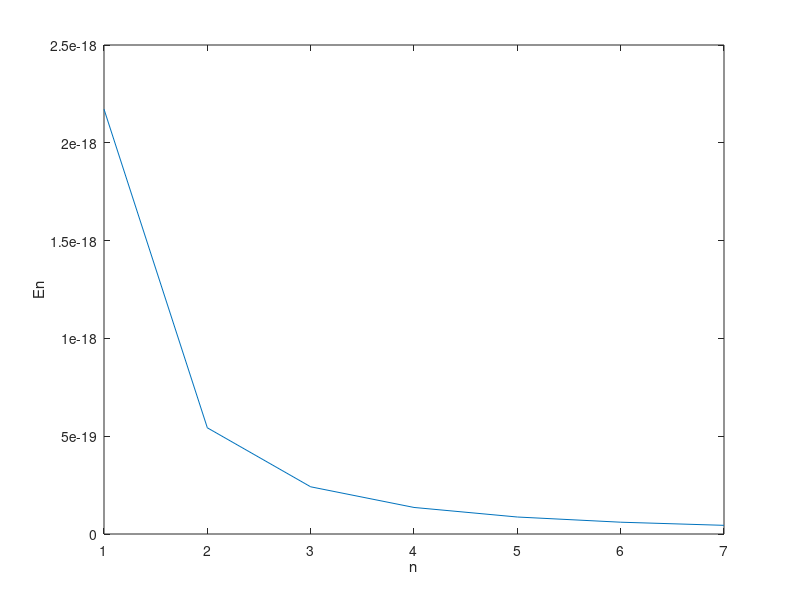

The MATLAB script that drew this image:
%lab lab s
z = 1;
k = 9*10^9;
e = 1.6*10^-19; %fundamental charge
me = 9.1*10^-31; %mass of electron
h = 6.626*10^-34; %planck constant
n = 1:7; %orbits
m1 = 1;
M1 = 1;
mu_hydrogen = m1*M1/(m1+M1);
m2 = 1;
M2 = 2;
mu_deuterium = m2*M2/(m2+M2);
Diff1 = (mu_hydrogen-1)/1*1;
Diff2 = (mu_deuterium-1)/1*1;
%wavelength of stationary electron mass

E = (4*pi^2*me*k^2*e^4*z^2)./(2*h^2*n.^2);
plot(n,E,'*'),xlabel 'n', ylabel 'E'
axis([0 8 0 1*10^-18])
ni = [2,3,4,5,6,3,4,5,6,4,5,6];
nf = [1,1,1,1,1,2,2,2,2,3,3,3];
Ei = (4*pi^2*me*k^2*e^4*z^2)./(2*h^2*ni.^2);
Ef = (4*pi^2*me*k^2*e^4*z^2)./(2*h^2*nf.^2);
deltaE = (Ef-Ei)./e;
c = 3*10^8; %speed of light
lamda = (h*c)./(Ef-Ei);
lamda' %display lamda'

%wavelength based on the reduced mass

mu = me/(1+me/M1);
Ei_mu = (4*pi^2*me*k^2*e^4*z^2)./(2*h^2*ni.^2);
Ef_mu = (4*pi^2*me*k^2*e^4*z^2)./(2*h^2*nf.^2);
En = (4*pi^2*me*k^2*e^4*z^2)./(2*h^2*n.^2);
plot(n,En), xlabel 'n', ylabel 'En'

deltaE_mu = Ei_mu - Ef_mu;
lambda_mu = (h*c)./deltaE_mu;
lambda_mu'
